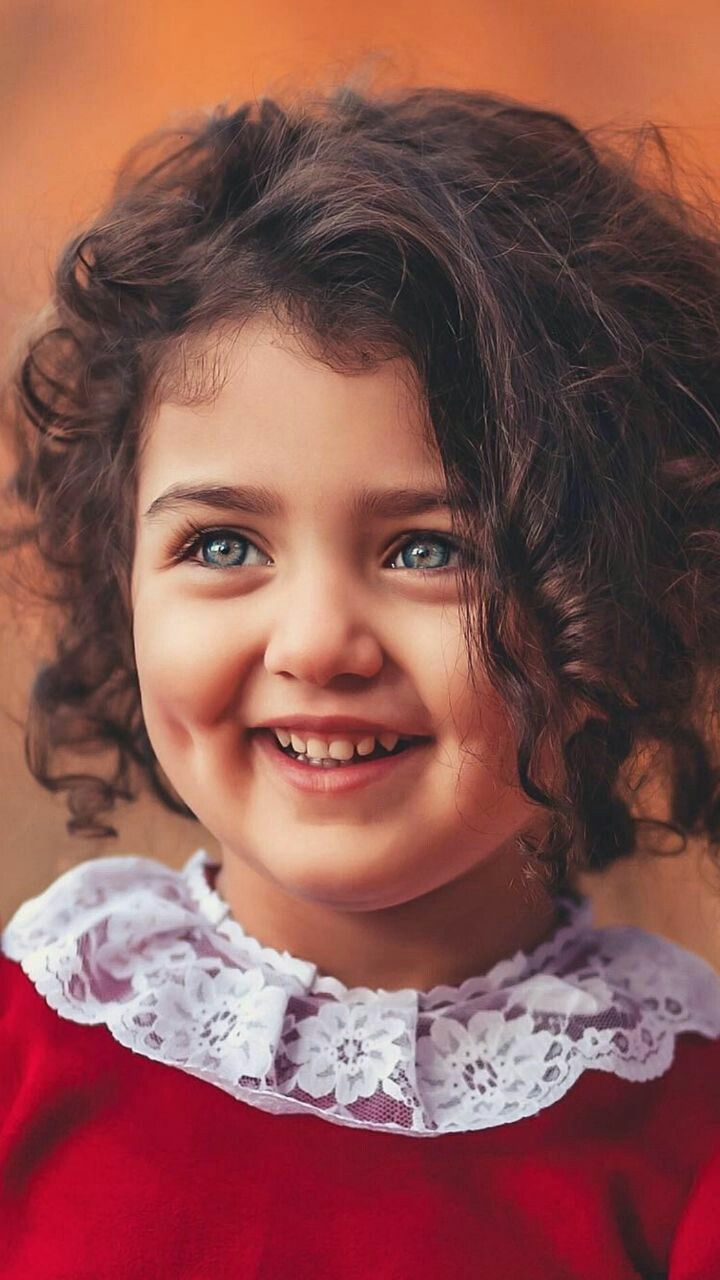
#> input picture Image_processing_Practical_labs/Exp4/pk.jpg, 720 x 1280 px
$ jupyter execute 'Histogram of image.ipynb'
#> lines starting #> are read from the running program, lines starting #| are printed output that depends on the picture
[cell 1]
import cv2
import matplotlib.pyplot as plt

# --- 1️⃣ Read image ---
img = cv2.imread('pk.jpg')
#> img is the input picture: shape (1280, 720, 3); mean B, G, R 80.2, 85.2, 137.7
if img is None:
    raise FileNotFoundError("Image 'pk.jpg' not found!")

# Convert to grayscale
gray = cv2.cvtColor(img, cv2.COLOR_BGR2GRAY)
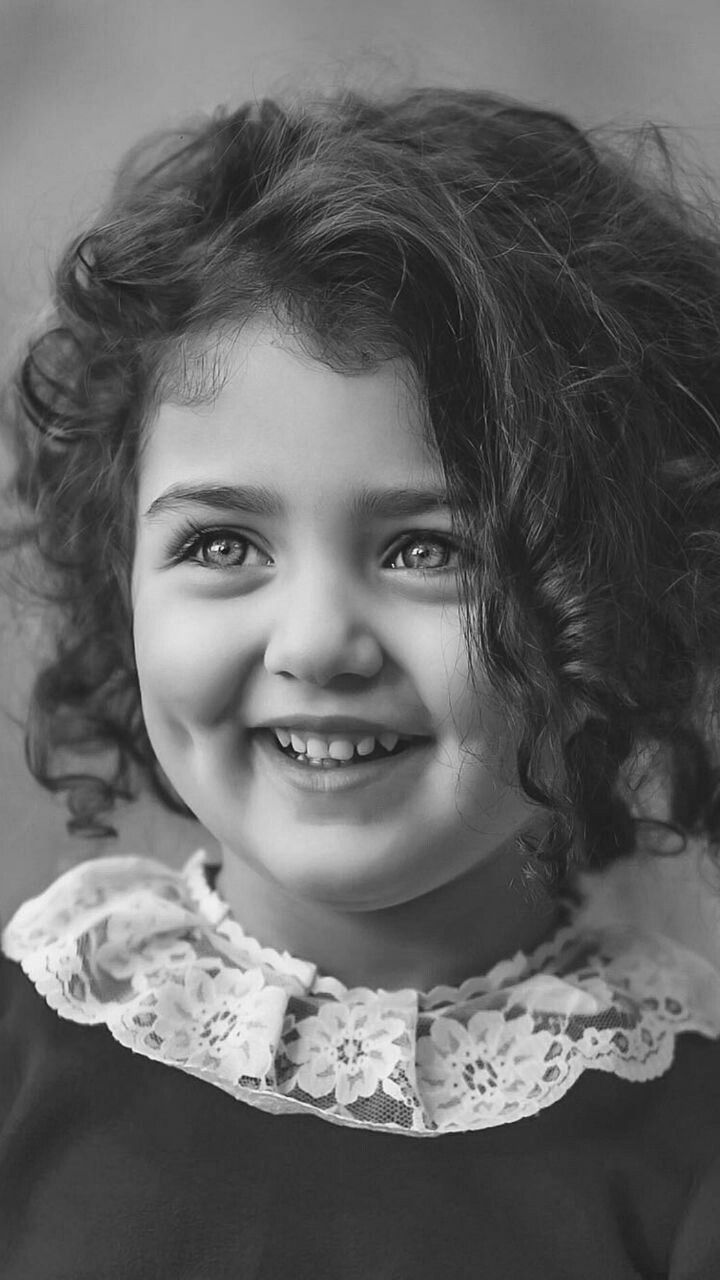
#> gray: shape (1280, 720); min 4, max 252, mean 100.3

# --- 2️⃣ Calculate histogram using OpenCV ---
hist = cv2.calcHist([gray], [0], None, [256], [0, 256])
#> hist = 256 values, max 22202 at index 52, min 0 at index 0, mean 3600

# --- 3️⃣ Display the image and histogram ---
plt.figure(figsize=(12, 5))

# Original Image
plt.subplot(1, 2, 1)
plt.imshow(cv2.cvtColor(img, cv2.COLOR_BGR2RGB))
plt.title('Original Image')
plt.axis('off')

# Histogram
plt.subplot(1, 2, 2)
plt.plot(hist, color='black')
plt.title('Histogram of Grayscale Image')
plt.xlabel('Pixel Intensity (0–255)')
plt.ylabel('Frequency')
plt.grid(True, linestyle='--', alpha=0.6)

plt.tight_layout()
plt.show()
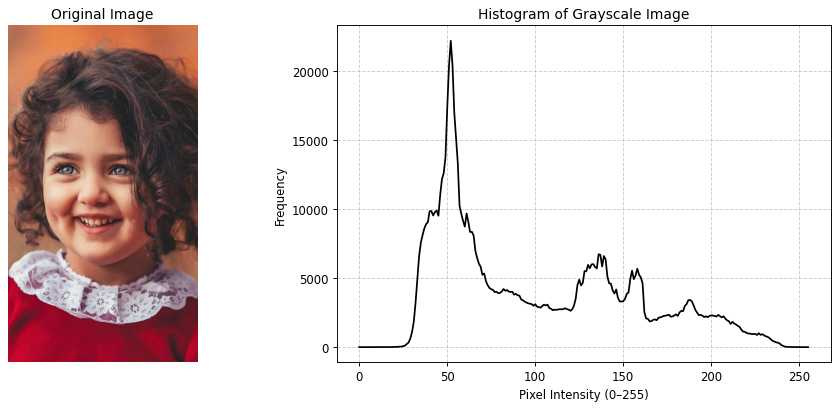
#> figure drawn by matplotlib, 2 panels; panel 2: curve peaks at x = 52, y = 22202

[cell 2]
import cv2
import matplotlib.pyplot as plt

# --- 1️⃣ Read the image ---
img = cv2.imread('pk.jpg')
if img is None:
    raise FileNotFoundError("Image 'pk.jpg' not found!")

# Convert from BGR (OpenCV default) to RGB
img_rgb = cv2.cvtColor(img, cv2.COLOR_BGR2RGB)

# --- 2️⃣ Split into color channels ---
r, g, b = cv2.split(img_rgb)
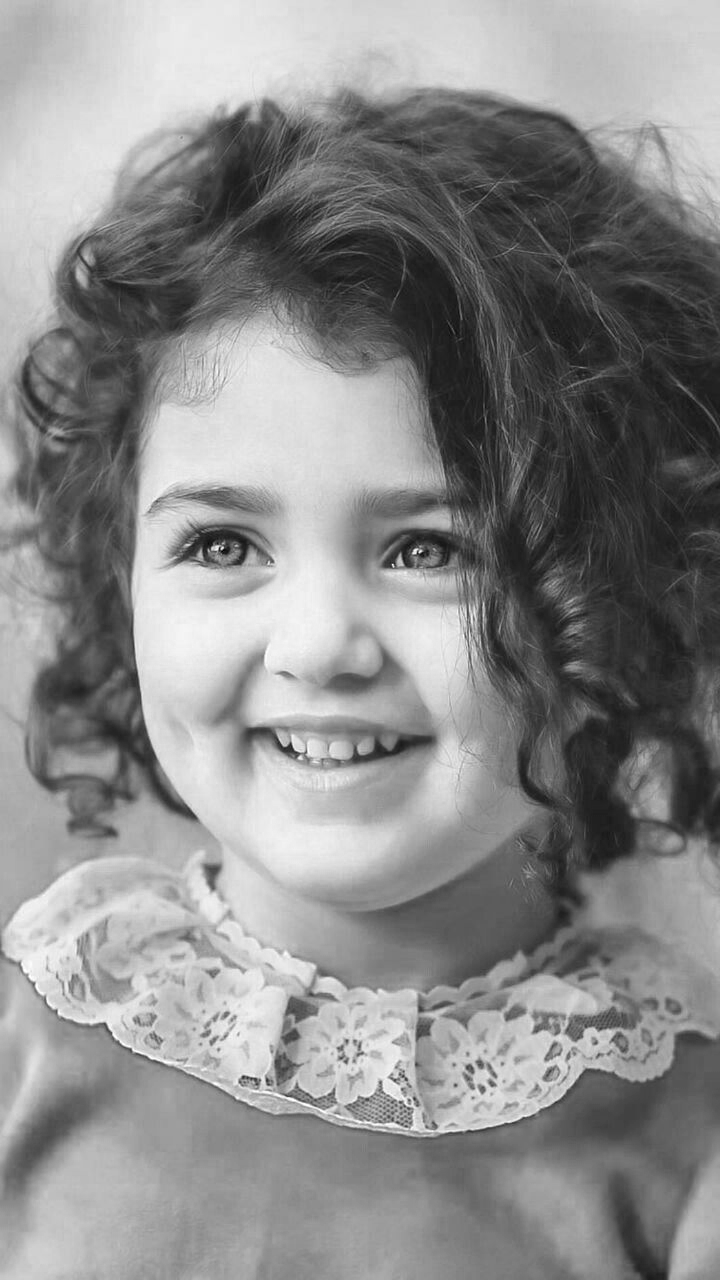
#> r: shape (1280, 720); min 0, max 255, mean 137.7
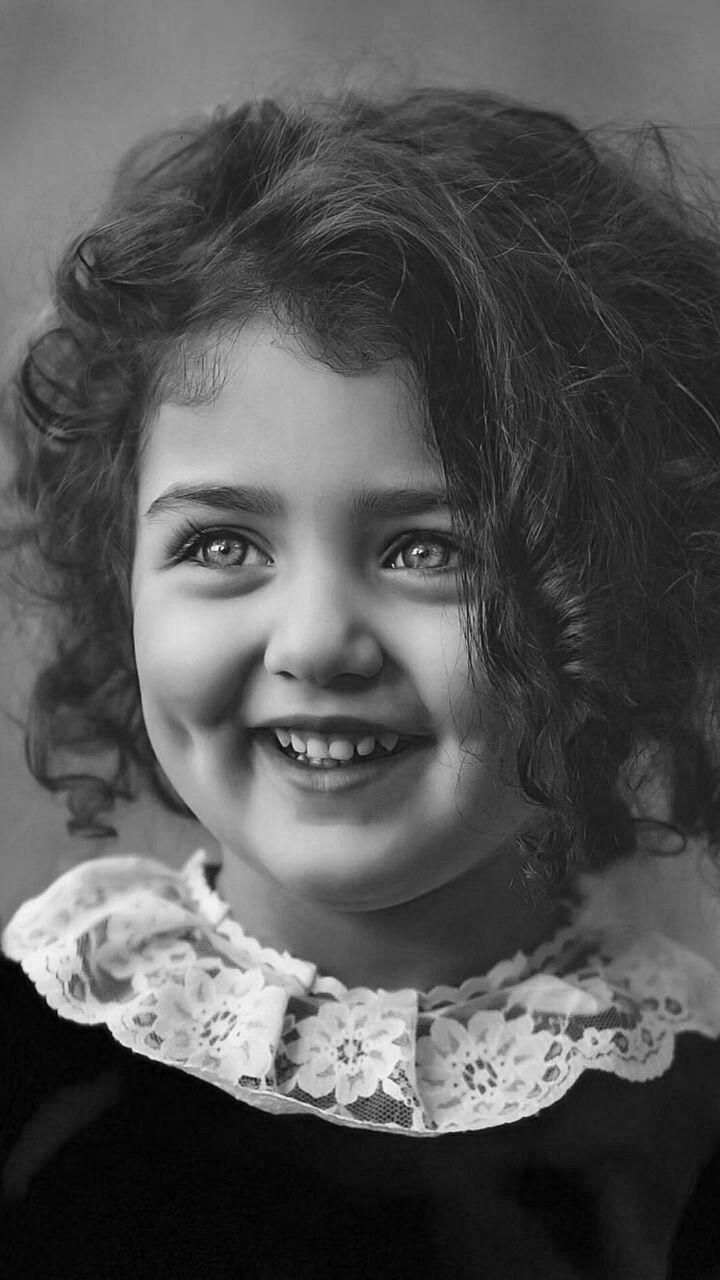
#> g: shape (1280, 720); min 0, max 255, mean 85.2
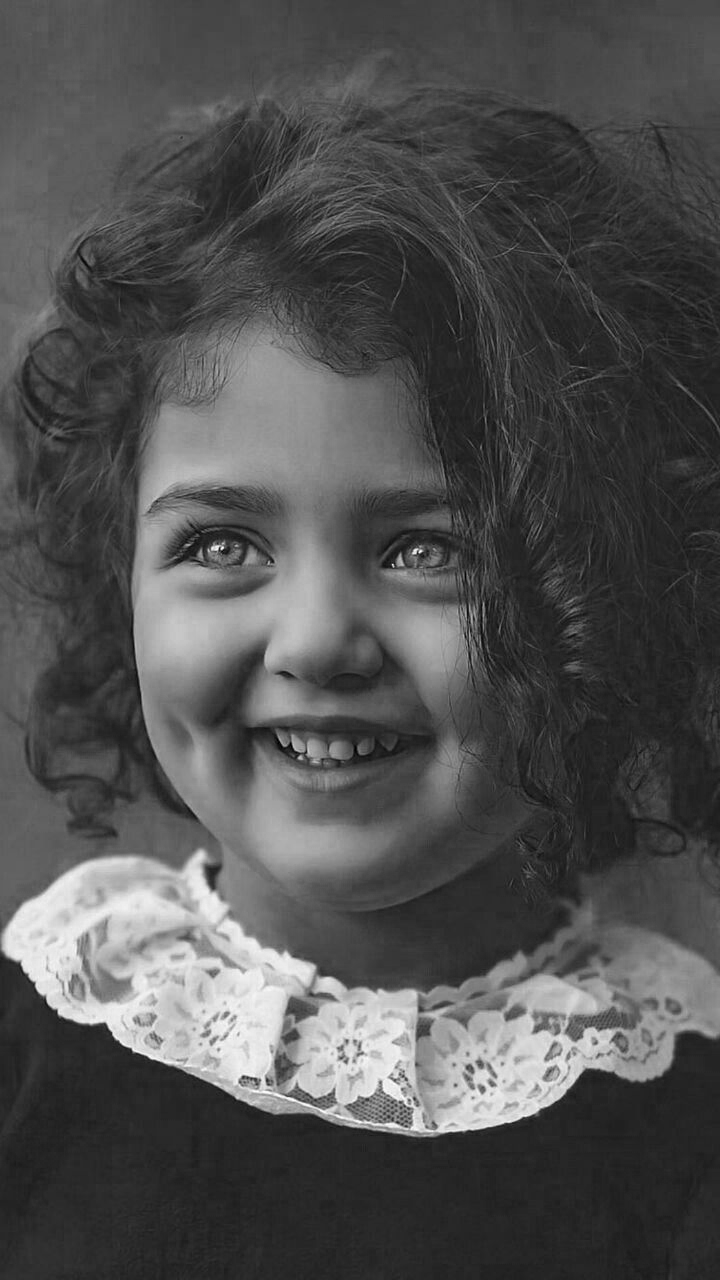
#> b: shape (1280, 720); min 0, max 255, mean 80.2

# --- 3️⃣ Compute histograms for each channel ---
hist_r = cv2.calcHist([r], [0], None, [256], [0, 256])
#> hist_r = 256 values, max 6778 at index 213, min 0 at index 1, mean 3600
hist_g = cv2.calcHist([g], [0], None, [256], [0, 256])
#> hist_g = 256 values, max 17610 at index 7, min 0 at index 249, mean 3600
hist_b = cv2.calcHist([b], [0], None, [256], [0, 256])
#> hist_b = 256 values, max 31728 at index 38, min 1 at index 2, mean 3600

# --- 4️⃣ Display image and RGB histograms ---
plt.figure(figsize=(12, 5))

# Show original image
plt.subplot(1, 2, 1)
plt.imshow(img_rgb)
plt.title('Original RGB Image')
plt.axis('off')

# Show RGB histogram
plt.subplot(1, 2, 2)
plt.plot(hist_r, color='red', label='Red Channel')
plt.plot(hist_g, color='green', label='Green Channel')
plt.plot(hist_b, color='blue', label='Blue Channel')
plt.title('RGB Color Histogram')
plt.xlabel('Pixel Intensity (0–255)')
plt.ylabel('Frequency')
plt.legend()
plt.grid(True, linestyle='--', alpha=0.6)

plt.tight_layout()
plt.show()
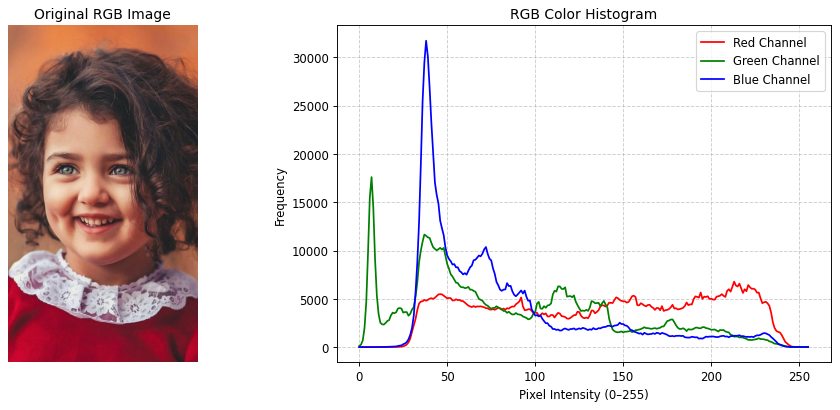
#> figure drawn by matplotlib, 2 panels; panel 2: curve peaks at x = 213, y = 6778; panel 2: curve peaks at x = 7, y = 17610; panel 2: curve peaks at x = 38, y = 31728

$ run again, with Image_processing_Practical_labs/Exp4/cat.jpg copied over Image_processing_Practical_labs/Exp4/pk.jpg
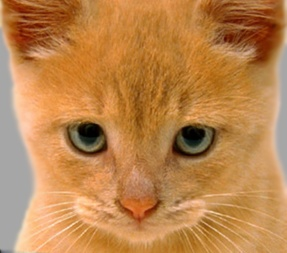
#> input picture Image_processing_Practical_labs/Exp4/cat.jpg, 287 x 253 px
#> img is the input picture: shape (253, 287, 3); mean B, G, R 77.2, 132.5, 188.2
#> hist = 256 values, max 4469 at index 166, min 0 at index 229, mean 283.6
#> `r, g, b = cv2.split(img_rgb)`:
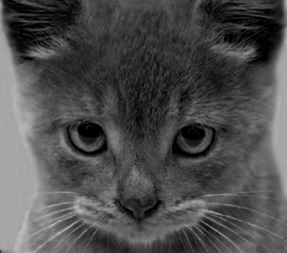
#> b: shape (253, 287); min 0, max 191, mean 77.2
#> hist_r = 256 values, max 3260 at index 166, min 5 at index 69, mean 283.6
#> hist_g = 256 values, max 3617 at index 166, min 0 at index 224, mean 283.6
#> hist_b = 256 values, max 3066 at index 166, min 0 at index 192, mean 283.6
#> `plt.show()`:
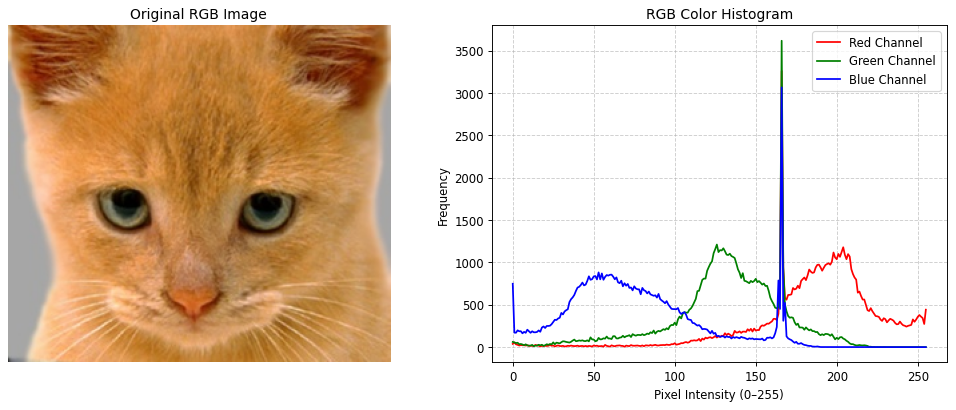
#> figure drawn by matplotlib, 2 panels; panel 2: curve peaks at x = 166, y = 3260; panel 2: curve peaks at x = 166, y = 3617; panel 2: curve peaks at x = 166, y = 3066
